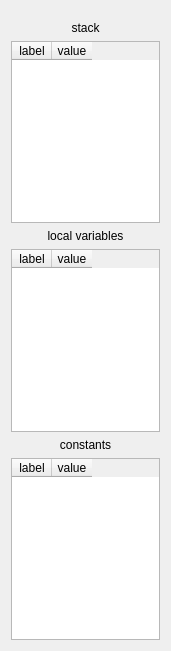
     <widget class="QWidget" name="gridLayoutWidget_4">
      <property name="geometry">
       <rect>
        <x>180</x>
        <y>0</y>
        <width>171</width>
        <height>651</height>
       </rect>
      </property>
      <layout class="QGridLayout" name="gridLayout_4">
       <item row="5" column="0">
        <widget class="QLabel" name="label">
         <property name="maximumSize">
          <size>
           <width>169</width>
           <height>15</height>
          </size>
         </property>
         <property name="text">
          <string>constants</string>
         </property>
         <property name="alignment">
          <set>Qt::AlignCenter</set>
         </property>
        </widget>
       </item>
       <item row="3" column="0">
        <widget class="QLabel" name="label_5">
         <property name="maximumSize">
          <size>
           <width>169</width>
           <height>15</height>
          </size>
         </property>
         <property name="text">
          <string>local variables</string>
         </property>
         <property name="alignment">
          <set>Qt::AlignCenter</set>
         </property>
        </widget>
       </item>
       <item row="4" column="0">
        <widget class="QTableWidget" name="lv_table">
         <property name="maximumSize">
          <size>
           <width>169</width>
           <height>277</height>
          </size>
         </property>
         <property name="frameShape">
          <enum>QFrame::StyledPanel</enum>
         </property>
         <property name="frameShadow">
          <enum>QFrame::Sunken</enum>
         </property>
         <property name="rowCount">
          <number>0</number>
         </property>
         <property name="columnCount">
          <number>2</number>
         </property>
         <attribute name="horizontalHeaderDefaultSectionSize">
          <number>40</number>
         </attribute>
         <attribute name="horizontalHeaderMinimumSectionSize">
          <number>12</number>
         </attribute>
         <attribute name="verticalHeaderVisible">
          <bool>false</bool>
         </attribute>
         <attribute name="verticalHeaderDefaultSectionSize">
          <number>20</number>
         </attribute>
         <attribute name="verticalHeaderMinimumSectionSize">
          <number>20</number>
         </attribute>
         <column>
          <property name="text">
           <string>label</string>
          </property>
          <property name="textAlignment">
           <set>AlignCenter</set>
          </property>
         </column>
         <column>
          <property name="text">
           <string>value</string>
          </property>
          <property name="textAlignment">
           <set>AlignCenter</set>
          </property>
         </column>
        </widget>
       </item>
       <item row="0" column="0">
        <spacer name="horizontalSpacer_2">
         <property name="orientation">
          <enum>Qt::Vertical</enum>
         </property>
         <property name="sizeType">
          <enum>QSizePolicy::Minimum</enum>
         </property>
         <property name="sizeHint" stdset="0">
          <size>
           <width>10</width>
           <height>10</height>
          </size>
         </property>
        </spacer>
       </item>
       <item row="1" column="0">
        <widget class="QLabel" name="label_6">
         <property name="maximumSize">
          <size>
           <width>169</width>
           <height>15</height>
          </size>
         </property>
         <property name="text">
          <string>stack</string>
         </property>
         <property name="alignment">
          <set>Qt::AlignCenter</set>
         </property>
        </widget>
       </item>
       <item row="2" column="0">
        <widget class="QTableWidget" name="stack_table">
         <property name="maximumSize">
          <size>
           <width>169</width>
           <height>277</height>
          </size>
         </property>
         <property name="frameShape">
          <enum>QFrame::StyledPanel</enum>
         </property>
         <property name="frameShadow">
          <enum>QFrame::Sunken</enum>
         </property>
         <property name="rowCount">
          <number>0</number>
         </property>
         <property name="columnCount">
          <number>2</number>
         </property>
         <attribute name="horizontalHeaderDefaultSectionSize">
          <number>40</number>
         </attribute>
         <attribute name="horizontalHeaderMinimumSectionSize">
          <number>12</number>
         </attribute>
         <attribute name="verticalHeaderVisible">
          <bool>false</bool>
         </attribute>
         <attribute name="verticalHeaderDefaultSectionSize">
          <number>20</number>
         </attribute>
         <attribute name="verticalHeaderMinimumSectionSize">
          <number>20</number>
         </attribute>
         <column>
          <property name="text">
           <string>label</string>
          </property>
          <property name="textAlignment">
           <set>AlignCenter</set>
          </property>
         </column>
         <column>
          <property name="text">
           <string>value</string>
          </property>
          <property name="textAlignment">
           <set>AlignCenter</set>
          </property>
         </column>
        </widget>
       </item>
       <item row="6" column="0">
        <widget class="QTableWidget" name="const_table">
         <property name="maximumSize">
          <size>
           <width>169</width>
           <height>277</height>
          </size>
         </property>
         <property name="frameShape">
          <enum>QFrame::StyledPanel</enum>
         </property>
         <property name="frameShadow">
          <enum>QFrame::Sunken</enum>
         </property>
         <property name="rowCount">
          <number>0</number>
         </property>
         <property name="columnCount">
          <number>2</number>
         </property>
         <attribute name="horizontalHeaderDefaultSectionSize">
          <number>40</number>
         </attribute>
         <attribute name="horizontalHeaderMinimumSectionSize">
          <number>12</number>
         </attribute>
         <attribute name="verticalHeaderVisible">
          <bool>false</bool>
         </attribute>
         <attribute name="verticalHeaderDefaultSectionSize">
          <number>20</number>
         </attribute>
         <attribute name="verticalHeaderMinimumSectionSize">
          <number>20</number>
         </attribute>
         <column>
          <property name="text">
           <string>label</string>
          </property>
          <property name="textAlignment">
           <set>AlignCenter</set>
          </property>
         </column>
         <column>
          <property name="text">
           <string>value</string>
          </property>
          <property name="textAlignment">
           <set>AlignCenter</set>
          </property>
         </column>
        </widget>
       </item>
      </layout>
     </widget>
